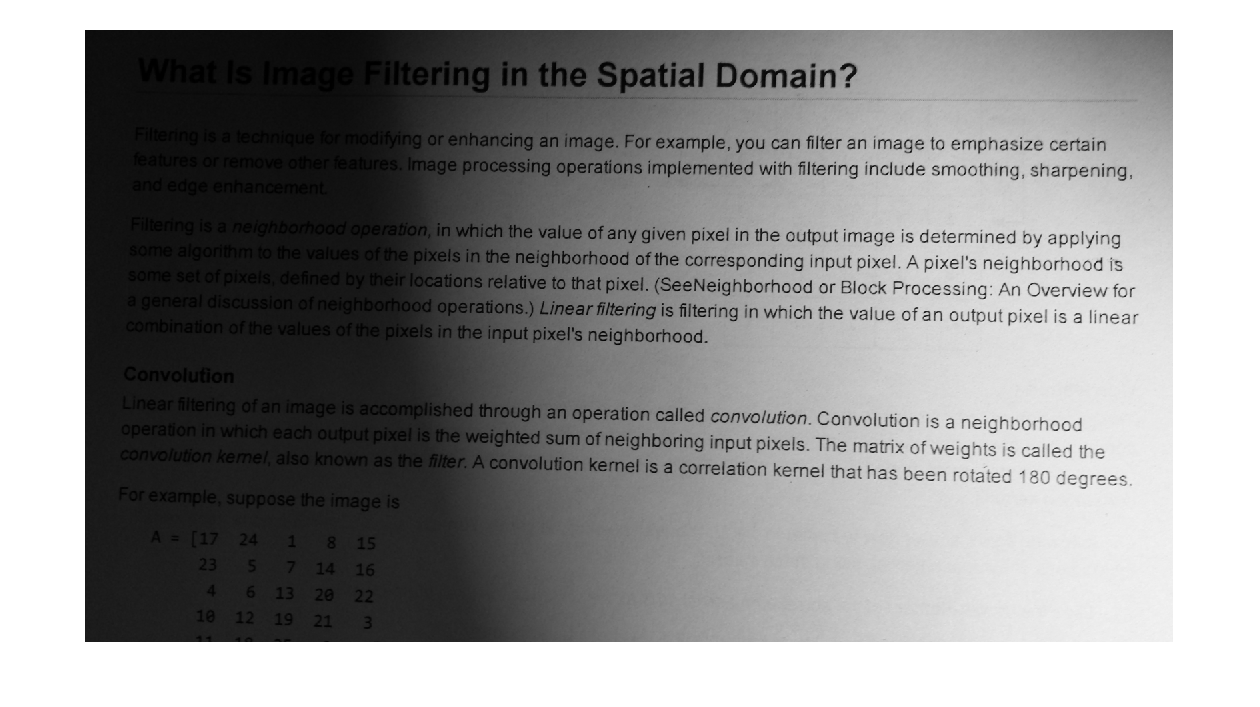
#> input picture text.png, 1260 x 707 px, found by its file name
$ python 2_test_3.py
#> lines starting #> are read from the running program, lines starting #| are printed output that depends on the picture; after the words box and inside, x2 and y2 are one past the last pixel; in counts of white or black regions, pixels touching at a corner belong together
import numpy as np
import cv2
from scipy import ndimage

def generate_LUT(cof):
    lut = np.array([((i/255.0)**(1.0/cof))*255 for i in range(0, 256)]).astype("uint8")
    return lut

def apply_lut(img_name, lut):
    image = cv2.imread(img_name)
    comp_image = cv2.LUT(image,lut)
    return comp_image

def lut_threshold(threshold_num):
    lut = np.zeros((256, 1))
    for i in range(0,threshold_num):
        lut[i] = 0
    for j in range(threshold_num, 256):
        lut[j] = 255
    print(lut.astype("uint8"))
    return lut.astype("uint8")


def main():
    lut_thre = lut_threshold(245)
    thresholded_original_image = apply_lut('C:/Users/Jinxi/Desktop/EE211/EE211_HW2/text.png', lut_thre)
#> in apply_lut, image is the input picture: shape (707, 1260, 3); min 0, max 255, mean 146.8
#> in apply_lut, `comp_image = cv2.LUT(image,lut)`:
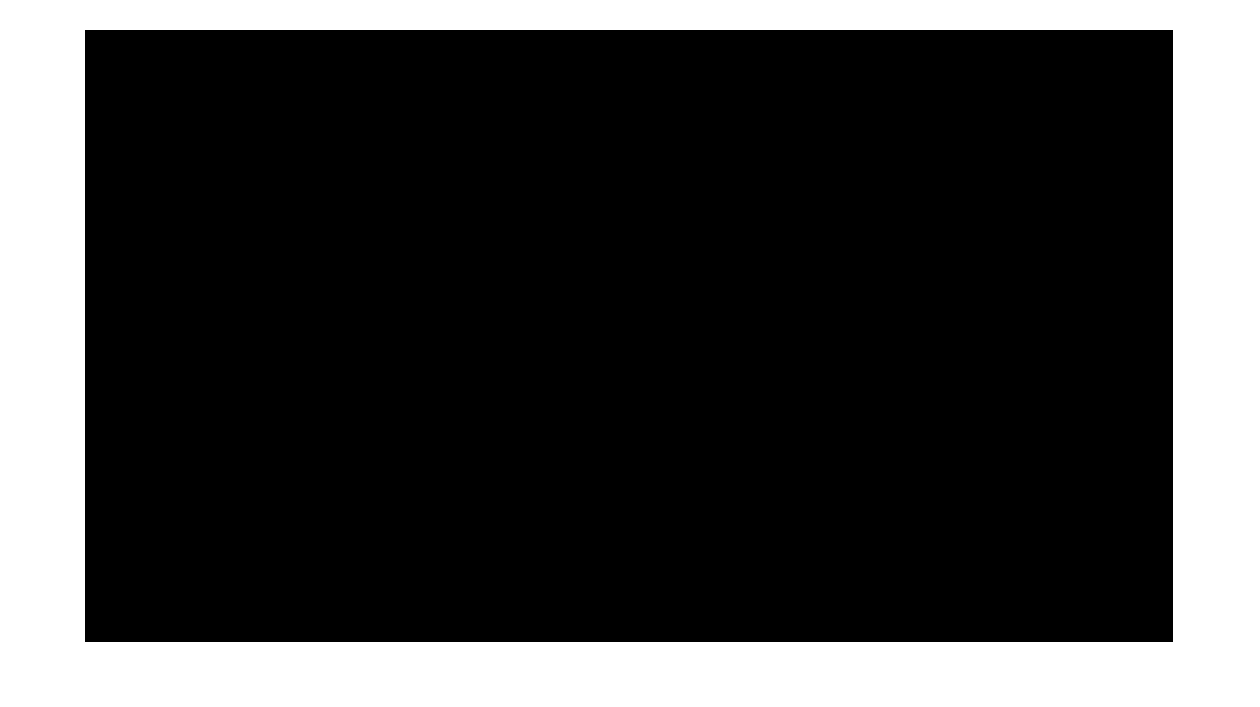
#> comp_image: shape (707, 1260, 3); 25.3% white; 1 white region, box (x1, y1, x2, y2) and area: (0, 0, 1260, 707) 224964
    img = cv2.imread('C:/Users/Jinxi/Desktop/EE211/EE211_HW2/text.png', 0)
#> img: shape (707, 1260); min 0, max 255, mean 146.8
    im2 = ndimage.grey_dilation(img, size=(15, 15), mode='constant')
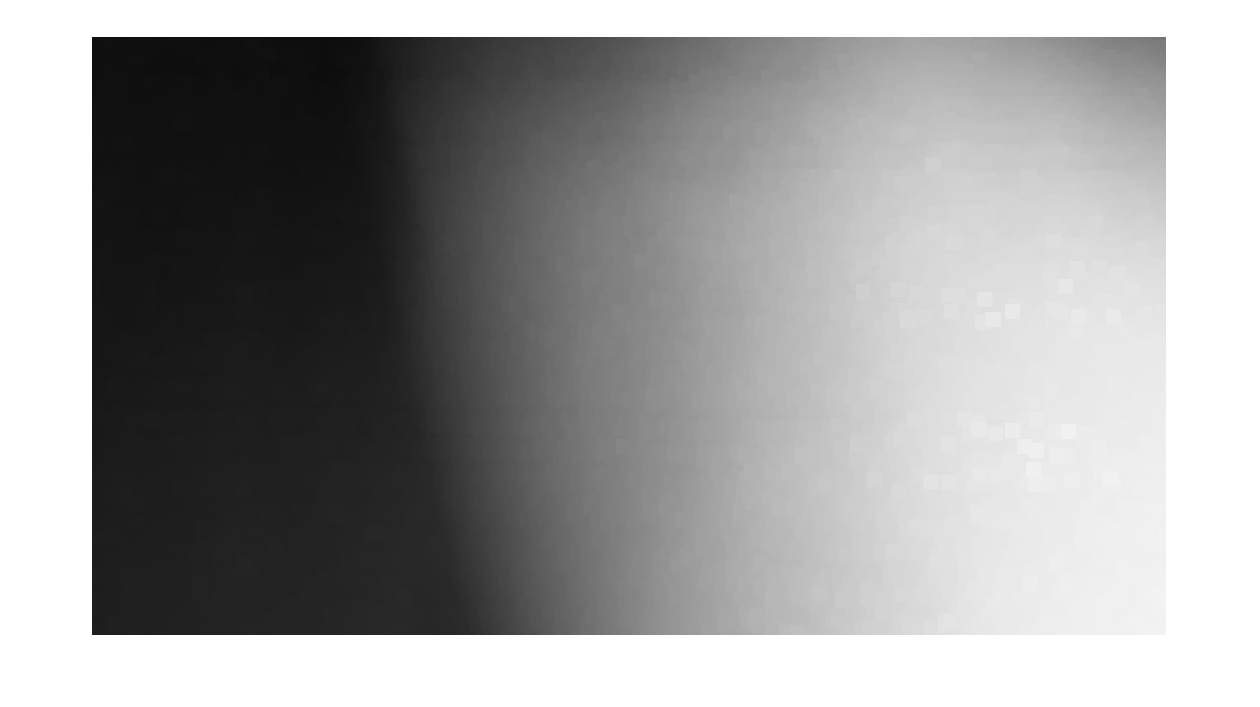
#> im2: shape (707, 1260); min 13, max 255, mean 158.2
    img3 = cv2.medianBlur(im2, 41)
    #image_2_2 = ndimage.rank_filter(im2, 500, size=(100, 100) )
    image_com = img -  img3
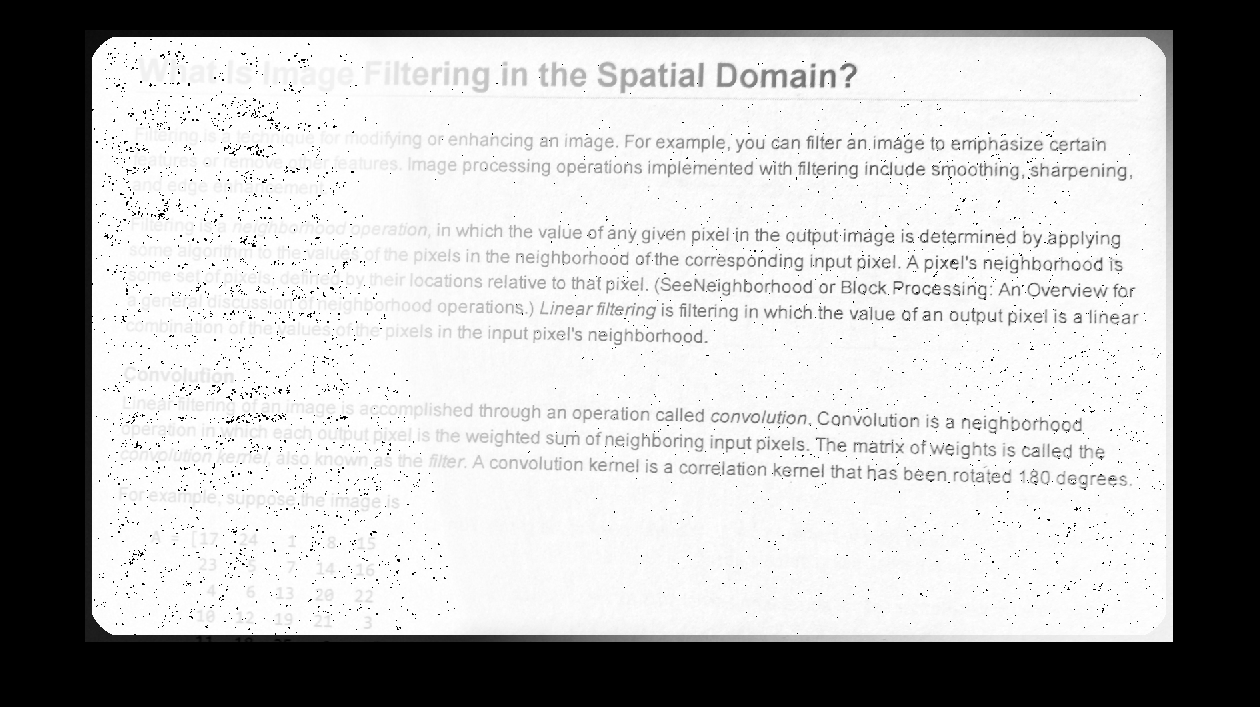
#> image_com: shape (707, 1260); min 0, max 255, mean 178.3
    thresholded_compensated_image = cv2.LUT(image_com,lut_thre)#apply_lut(image_com, lut_thre) #cv2.LUT(comp_image,lut_thre)
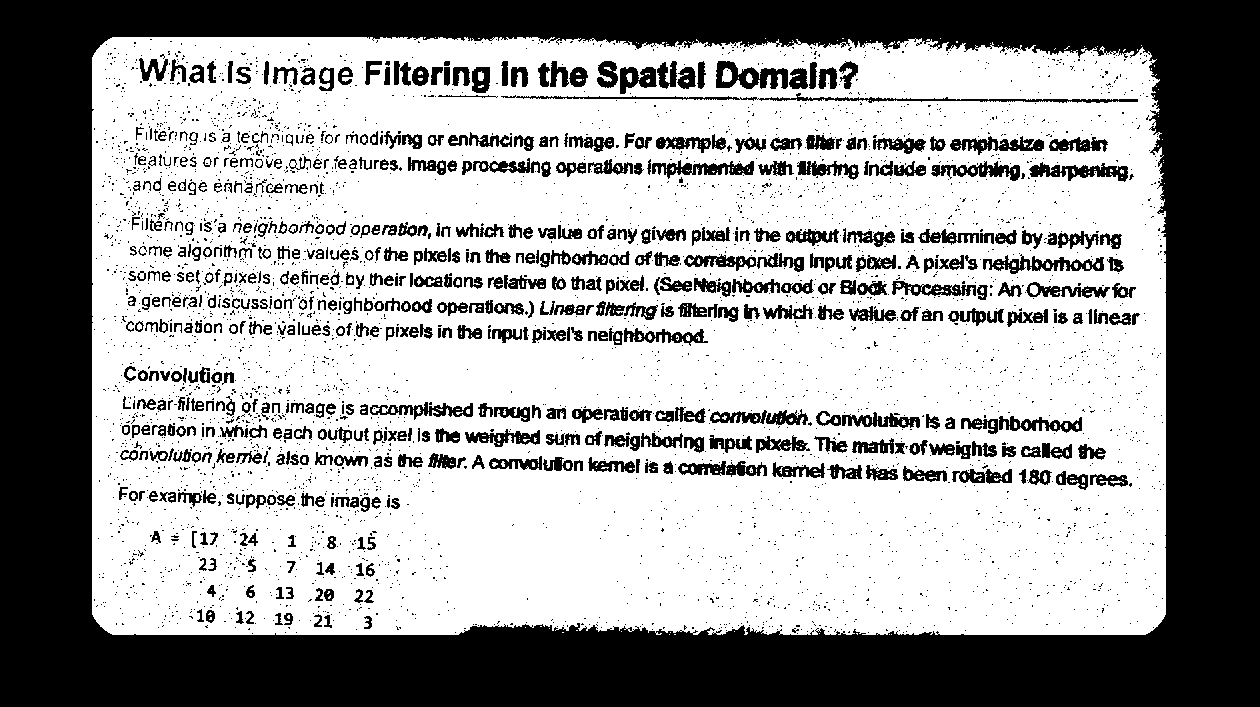
#> thresholded_compensated_image: shape (707, 1260); 61.5% white; 4165 black regions (3572 under 20 px), largest, box (x1, y1, x2, y2) and area: (0, 0, 1260, 707) 258243, (501, 93, 1138, 103) 1517, (716, 61, 788, 89) 1120
    hresholded_compensated_image = cv2.medianBlur(thresholded_compensated_image, 1)
    #cv2.imwrite('image_compensated.png', image_com)
    #cv2.imwrite('image_original_thresholded.png', thresholded_original_image)
    #cv2.imwrite('image_ocompensated_threshold_with_median_2.png', hresholded_compensated_image)
    cv2.imshow('0',image_com)
    #cv2.imshow('1',image_com)
    cv2.imshow('2',thresholded_compensated_image)

    cv2.waitKey(0)


if __name__ == "__main__":
        main()
